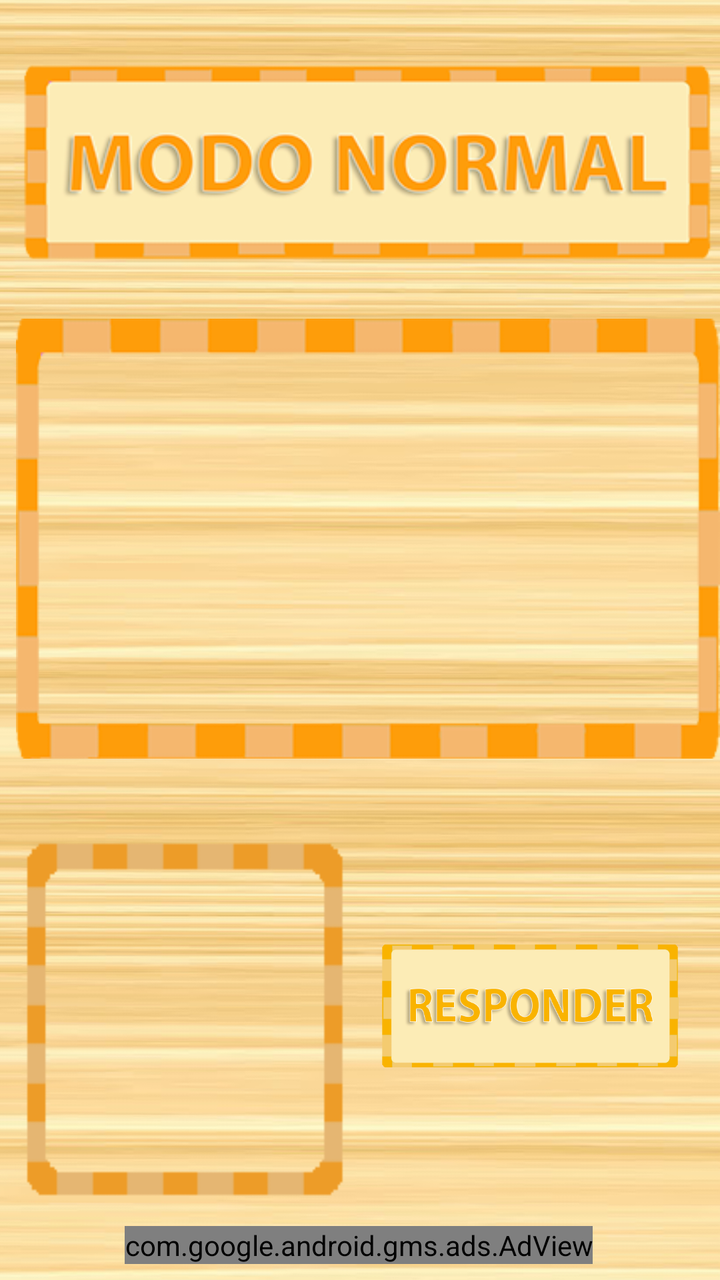
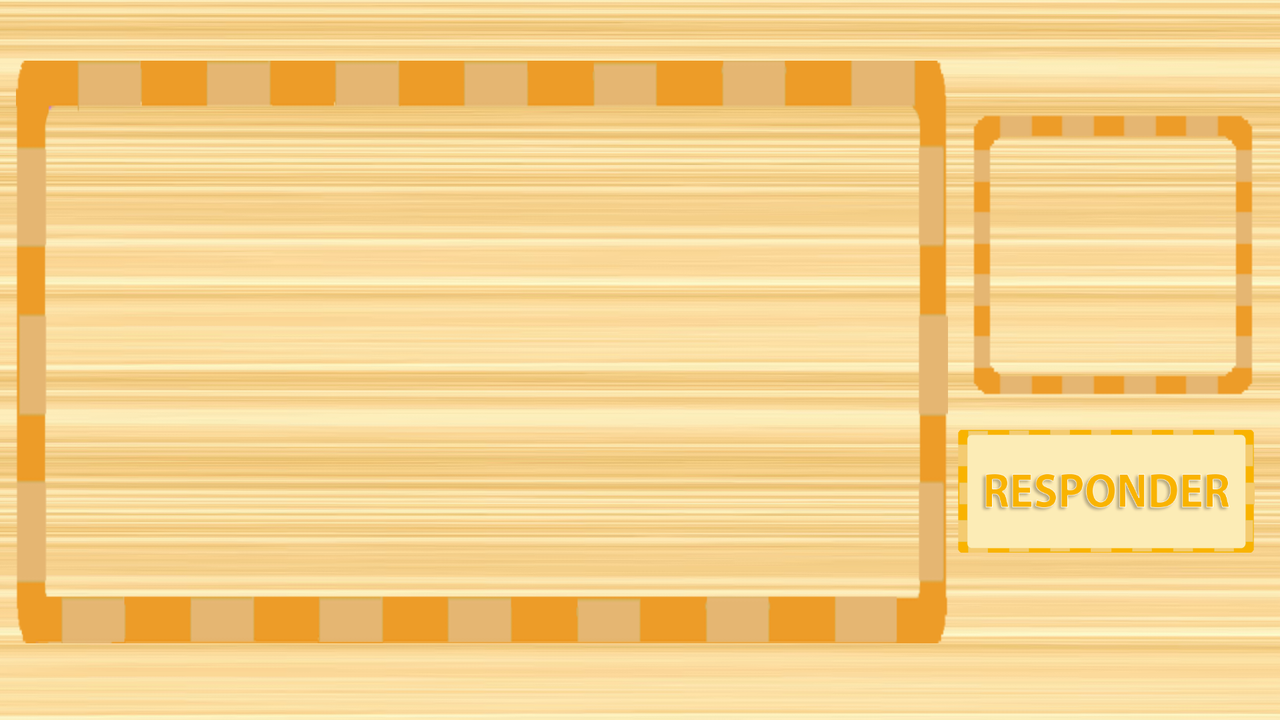

One screen, two layout resources from the same app: the default and the repository's alternative for another configuration. Each is rendered where Android would select it; the XML of both is given below.
<!-- AndroidManifest.xml: application theme AppTheme -->
<!-- res/layout/activity_modozen.xml -->
<?xml version="1.0" encoding="utf-8"?>
<android.support.constraint.ConstraintLayout xmlns:android="http://schemas.android.com/apk/res/android"
    xmlns:app="http://schemas.android.com/apk/res-auto"
    xmlns:tools="http://schemas.android.com/tools"
    android:layout_width="match_parent"
    android:layout_height="match_parent"
    android:background="@drawable/bgmadeira"
    tools:context="br.com.tabuadaparacriancas.Modozen">

    <ImageView
        android:id="@+id/imageView13"
        android:layout_width="0dp"
        android:layout_height="131dp"
        android:layout_marginStart="8dp"
        android:layout_marginTop="16dp"
        android:src="@drawable/modonormalk"
        app:layout_constraintEnd_toEndOf="parent"
        app:layout_constraintHorizontal_bias="1.0"
        app:layout_constraintStart_toStartOf="parent"
        app:layout_constraintTop_toTopOf="parent" />

    <ImageView
        android:id="@+id/imageView15"
        android:layout_width="0dp"
        android:layout_height="0dp"
        android:layout_marginStart="8dp"
        android:src="@drawable/modozencontak"
        app:layout_constraintBottom_toTopOf="@+id/imageView27"
        app:layout_constraintEnd_toEndOf="parent"
        app:layout_constraintHorizontal_bias="1.0"
        app:layout_constraintStart_toStartOf="parent"
        app:layout_constraintTop_toBottomOf="@+id/imageView13" />

    <EditText
        android:id="@+id/modoZenText"
        android:layout_width="0dp"
        android:layout_height="0dp"
        android:layout_marginBottom="8dp"
        android:layout_marginEnd="8dp"
        android:layout_marginStart="8dp"
        android:layout_marginTop="24dp"
        android:background="@drawable/editzen"
        android:gravity="center"
        android:inputType="numberDecimal"
        android:textAllCaps="true"
        android:textColor="@color/colorPrimary"
        android:textSize="55sp"
        android:theme="@style/MyEditTextTheme"
        app:layout_constraintBottom_toTopOf="@+id/adView"
        app:layout_constraintEnd_toStartOf="@+id/btnResponder"
        app:layout_constraintHorizontal_bias="0.0"
        app:layout_constraintStart_toStartOf="parent"
        app:layout_constraintTop_toBottomOf="@+id/imageView15"
        app:layout_constraintVertical_bias="0.0" />

    <TextView
        android:id="@+id/imgPergunta"
        android:layout_width="0dp"
        android:layout_height="wrap_content"
        android:layout_marginBottom="8dp"
        android:layout_marginEnd="8dp"
        android:layout_marginStart="8dp"
        android:layout_marginTop="8dp"
        android:textAlignment="center"
        android:textAllCaps="true"
        android:textAppearance="@style/TextAppearance.AppCompat.Large"
        android:textColor="@color/colorPrimary"
        android:textSize="60sp"
        app:layout_constraintBottom_toBottomOf="@+id/imageView15"
        app:layout_constraintEnd_toEndOf="parent"
        app:layout_constraintHorizontal_bias="0.0"
        app:layout_constraintStart_toStartOf="parent"
        app:layout_constraintTop_toTopOf="@+id/imageView15"
        app:layout_constraintVertical_bias="0.472" />

    <Button
        android:id="@+id/btnResponder"
        android:layout_width="158dp"
        android:layout_height="69dp"
        android:layout_marginBottom="8dp"
        android:layout_marginEnd="16dp"
        android:layout_marginTop="8dp"
        android:background="@drawable/responder"
        app:layout_constraintBottom_toTopOf="@+id/adView"
        app:layout_constraintEnd_toEndOf="parent"
        app:layout_constraintTop_toBottomOf="@+id/imageView15"
        app:layout_constraintVertical_bias="0.503" />

    <ImageView
        android:id="@+id/imageView27"
        android:layout_width="wrap_content"
        android:layout_height="wrap_content"
        android:layout_marginBottom="8dp"
        android:layout_marginEnd="8dp"
        android:layout_marginStart="8dp"
        android:layout_marginTop="8dp"
        android:src="@drawable/vazio"
        app:layout_constraintBottom_toBottomOf="parent"
        app:layout_constraintEnd_toEndOf="parent"
        app:layout_constraintHorizontal_bias="0.484"
        app:layout_constraintStart_toStartOf="@+id/modoZenText"
        app:layout_constraintTop_toTopOf="parent"
        app:layout_constraintVertical_bias="0.732" />

    <com.google.android.gms.ads.AdView xmlns:ads="http://schemas.android.com/apk/res-auto"
        android:id="@+id/adView"
        android:layout_width="wrap_content"
        android:layout_height="wrap_content"
        android:layout_alignParentBottom="true"
        android:layout_centerHorizontal="true"
        android:layout_marginBottom="8dp"
        android:layout_marginEnd="8dp"
        android:layout_marginStart="8dp"
        android:layout_marginTop="8dp"
        ads:adSize="BANNER"
        ads:adUnitId="@string/ad_banner"
        ads:layout_constraintBottom_toBottomOf="parent"
        ads:layout_constraintEnd_toEndOf="parent"
        ads:layout_constraintHorizontal_bias="0.493"
        ads:layout_constraintStart_toStartOf="parent"
        ads:layout_constraintTop_toTopOf="parent"
        ads:layout_constraintVertical_bias="1.0"></com.google.android.gms.ads.AdView>
</android.support.constraint.ConstraintLayout>
<!-- resources referenced by this layout -->
<resources>
  <color name="colorPrimary">#2a43cd</color>
  <!-- drawable bgmadeira: png bitmap (drawable, 313393 bytes) -->
  <!-- drawable editzen: png bitmap (drawable, 16510 bytes) -->
  <!-- drawable modonormalk: png bitmap (drawable, 26215 bytes) -->
  <!-- drawable modozencontak: png bitmap (drawable, 11509 bytes) -->
  <!-- drawable responder: png bitmap (drawable, 29276 bytes) -->
  <!-- drawable vazio: png bitmap (drawable, 15525 bytes) -->
  <string name="ad_banner">ca-app-pub-1594606495855009/1693534200</string>
  <style name="MyEditTextTheme">
          <item name="colorControlNormal">#FFA500</item>
          <item name="colorControlActivated">#FF8C00</item>
          <item name="colorControlHighlight">@color/accent_material_dark</item>
      </style>
  <style name="AppTheme" parent="android:Theme.Holo.Light.NoActionBar">
          
      </style>
</resources>
<!-- res/layout-land/activity_modozen.xml (the repository's variant of the layout above) -->
<!-- drawn on the phone turned sideways -->
<?xml version="1.0" encoding="utf-8"?>
<android.support.constraint.ConstraintLayout xmlns:android="http://schemas.android.com/apk/res/android"
    xmlns:app="http://schemas.android.com/apk/res-auto"
    xmlns:tools="http://schemas.android.com/tools"
    android:layout_width="match_parent"
    android:layout_height="match_parent"
    android:background="@drawable/bgmadeira"
    tools:context="br.com.tabuada.Modozen"
    tools:layout_editor_absoluteY="25dp">

    <ImageView
        android:id="@+id/imageView15"
        android:layout_width="0dp"
        android:layout_height="0dp"
        android:layout_marginBottom="8dp"
        android:layout_marginEnd="8dp"
        android:layout_marginStart="8dp"
        android:src="@drawable/modozenconta"
        app:layout_constraintBottom_toBottomOf="parent"
        app:layout_constraintEnd_toStartOf="@+id/modoZenText"
        app:layout_constraintHorizontal_bias="0.0"
        app:layout_constraintStart_toStartOf="parent"
        app:layout_constraintTop_toTopOf="parent"
        app:layout_constraintVertical_bias="1.0" />

    <EditText
        android:id="@+id/modoZenText"
        android:layout_width="wrap_content"
        android:layout_height="wrap_content"
        android:layout_marginBottom="8dp"
        android:layout_marginEnd="8dp"
        android:layout_marginTop="8dp"
        android:background="@drawable/editzen"
        android:gravity="center"
        android:inputType="numberDecimal"
        android:textSize="36sp"
        android:theme="@style/MyEditTextTheme"
        app:layout_constraintBottom_toTopOf="@+id/btnResponder"
        app:layout_constraintEnd_toEndOf="parent"
        app:layout_constraintTop_toTopOf="parent"
        app:layout_constraintVertical_bias="1.0" />

    <TextView
        android:id="@+id/imgPergunta"
        android:layout_width="wrap_content"
        android:layout_height="wrap_content"
        android:layout_marginBottom="8dp"
        android:layout_marginEnd="8dp"
        android:layout_marginStart="8dp"
        android:layout_marginTop="8dp"
        android:textAppearance="@style/TextAppearance.AppCompat.Large"
        app:layout_constraintBottom_toBottomOf="parent"
        app:layout_constraintEnd_toEndOf="@+id/imageView15"
        app:layout_constraintHorizontal_bias="0.504"
        app:layout_constraintStart_toStartOf="parent"
        app:layout_constraintTop_toTopOf="parent"
        app:layout_constraintVertical_bias="0.498" />

    <Button
        android:id="@+id/btnResponder"
        android:layout_width="158dp"
        android:layout_height="69dp"
        android:layout_marginBottom="80dp"
        android:layout_marginEnd="8dp"
        android:layout_marginStart="8dp"
        android:background="@drawable/responder"
        app:layout_constraintBottom_toBottomOf="parent"
        app:layout_constraintEnd_toEndOf="parent"
        app:layout_constraintHorizontal_bias="1.0"
        app:layout_constraintStart_toEndOf="@+id/imageView15" />

</android.support.constraint.ConstraintLayout>
<!-- resources referenced by the variant -->
<!-- as the phone turned sideways resolves them -->
<resources>
  <!-- drawable bgmadeira: png bitmap (drawable, 313393 bytes) -->
  <!-- drawable editzen: png bitmap (drawable, 16510 bytes) -->
  <!-- drawable modozenconta: png bitmap (drawable, 33062 bytes) -->
  <!-- drawable responder: png bitmap (drawable, 29276 bytes) -->
  <style name="MyEditTextTheme">
          <item name="colorControlNormal">#FFA500</item>
          <item name="colorControlActivated">#FF8C00</item>
          <item name="colorControlHighlight">@color/accent_material_dark</item>
      </style>
  <style name="AppTheme" parent="android:Theme.Holo.Light.NoActionBar">
          
      </style>
</resources>
